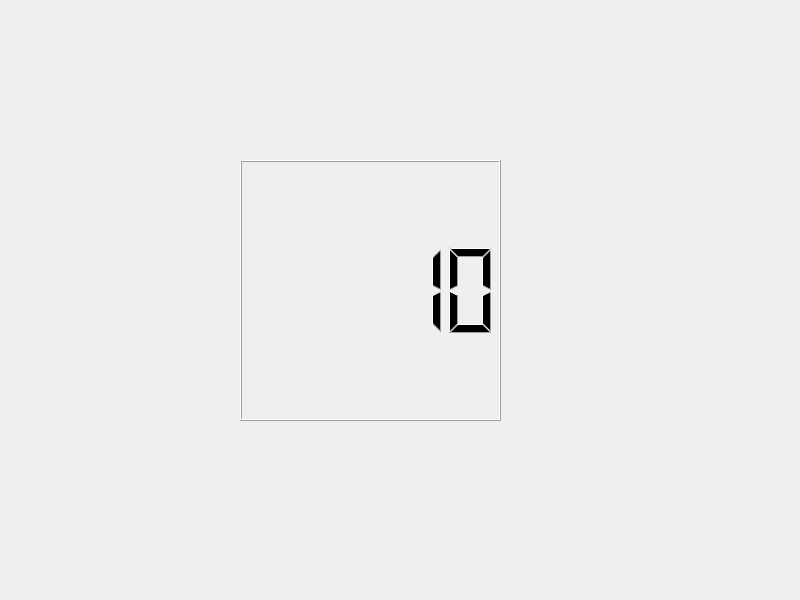
<?xml version="1.0" encoding="UTF-8"?>
<ui version="4.0">
 <class>Widget</class>
 <widget class="QWidget" name="Widget">
  <property name="geometry">
   <rect>
    <x>0</x>
    <y>0</y>
    <width>800</width>
    <height>600</height>
   </rect>
  </property>
  <property name="windowTitle">
   <string>Widget</string>
  </property>
  <widget class="QLCDNumber" name="lcdNumber">
   <property name="geometry">
    <rect>
     <x>240</x>
     <y>160</y>
     <width>261</width>
     <height>261</height>
    </rect>
   </property>
   <property name="intValue" stdset="0">
    <number>10</number>
   </property>
  </widget>
 </widget>
 <resources/>
 <connections/>
</ui>
